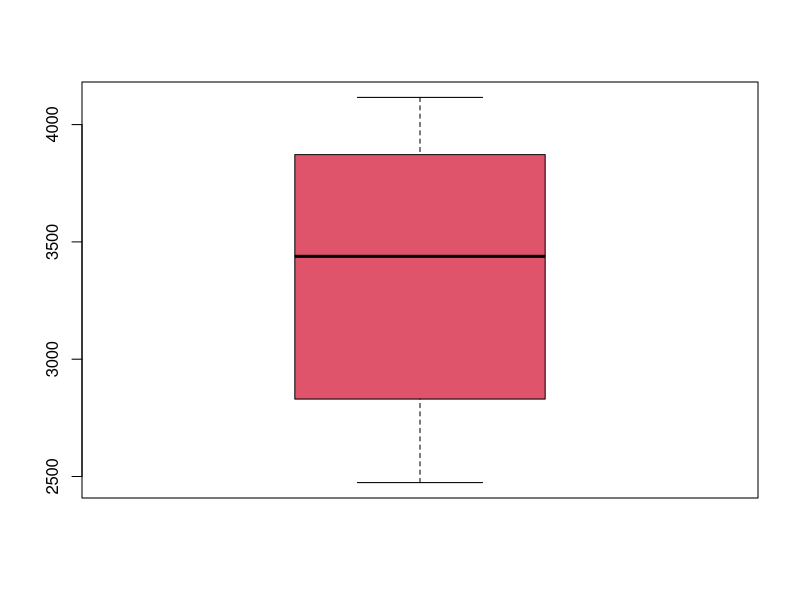
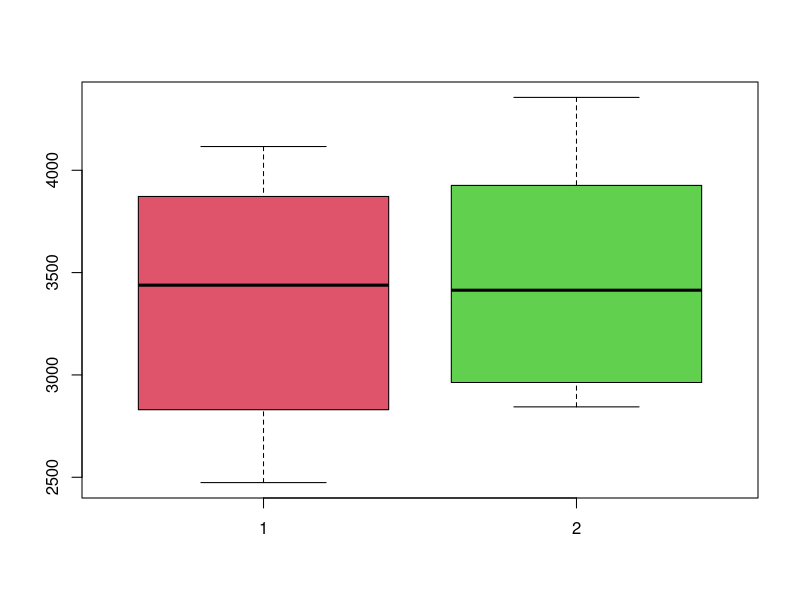

Generate these figures, in order, with R:
## ---- chunk 1
knitr::opts_chunk$set(echo = TRUE)
## ---- chunk 2
x <- c(2474, 2547, 2830, 3219, 3429, 3448, 3677, 3872, 4001, 4116)
y <- c(2844, 2863, 2963, 3239, 3379, 3449, 3582, 3926, 4151, 4356)
## ---- chunk 3
mean(x)
mean(y)
## ---- chunk 4
var(x)
var(y)
## ---- chunk 5
sd(x)
sd(y)
## ---- chunk 6
quantile(x)
quantile(y)
## ---- chunk 7
boxplot(x, col = 2)
## ---- chunk 8
boxplot(list(x,y), col = 2:3)
## ---- chunk 9
(sd(x)/mean(x))*100
sd(y)/mean(y)
## ---- chunk 10
median(x)
median(y)
## ---- chunk 11
cov(x, y)
## ---- chunk 12
cor(x, y)
## ---- chunk 13
dbinom(4, size = 10, prob = 0.6)*100
## ---- chunk 14
## P(X <= 5) 5 eller under successer
pbinom(5, size = 10, prob = 0.6)*100

## P(X < 5) under 5 successer
pbinom(4, size = 10, prob = 0.6)*100

## P(X > 4) over 4 successer
(1 - pbinom(4, size = 10, prob = 0.6))*100

## P(X = 5) præcis 5 successer
(pbinom(5, size = 10, prob = 0.6) - pbinom(4, size = 10, prob = 0.6))*100
## ---- chunk 15
dpois(4, lambda  = 3)
## ---- chunk 16
## P(X <= 5)
ppois(5, lambda  = 3)

## P(X < 5)
ppois(4, lambda  = 3)

## P(X > 4)
1 - ppois(4, lambda  = 3)

## P(X = 5)
ppois(5, lambda  = 3) - ppois(4, lambda  = 3)
## ---- chunk 17

